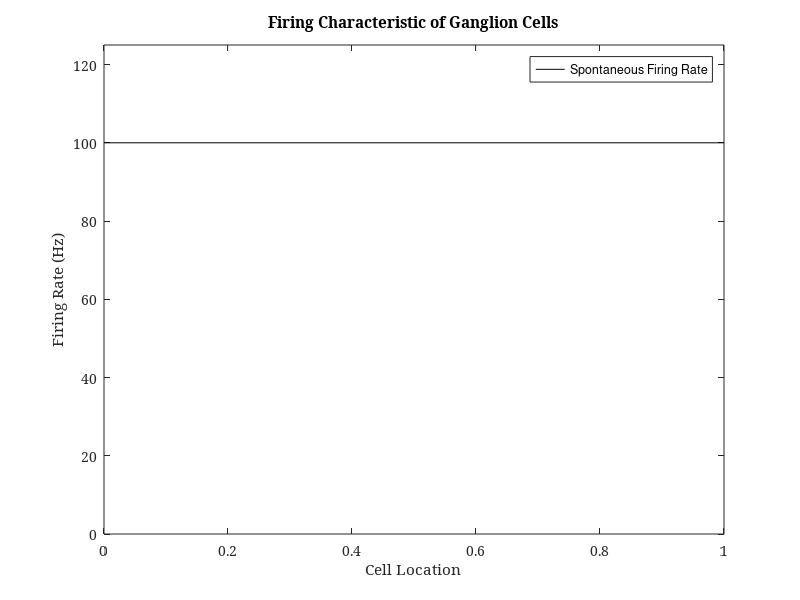

MATLAB code to generate this figure:
% positions = [-3,-2,-1,0,1,2,3]
% rates = [30, 30, 75, 20, 10, 20, 20];  
% bar(positions, rates, 'BarWidth', 1, 'HandleVisibility','off', 'FaceColor', 'w');
% xlim=get(gca,'xlim');
% hold on
plot(xlim,[20 20], '--k')

plot(xlim,[100 100], 'k')
ylim([0 125]);
legend('Spontaneous Firing Rate', 'Maximum Firing Rate');
set(gca, 'FontName', 'Serif');
title('Firing Characteristic of Ganglion Cells');
ylabel('Firing Rate (Hz)');
xlabel('Cell Location');